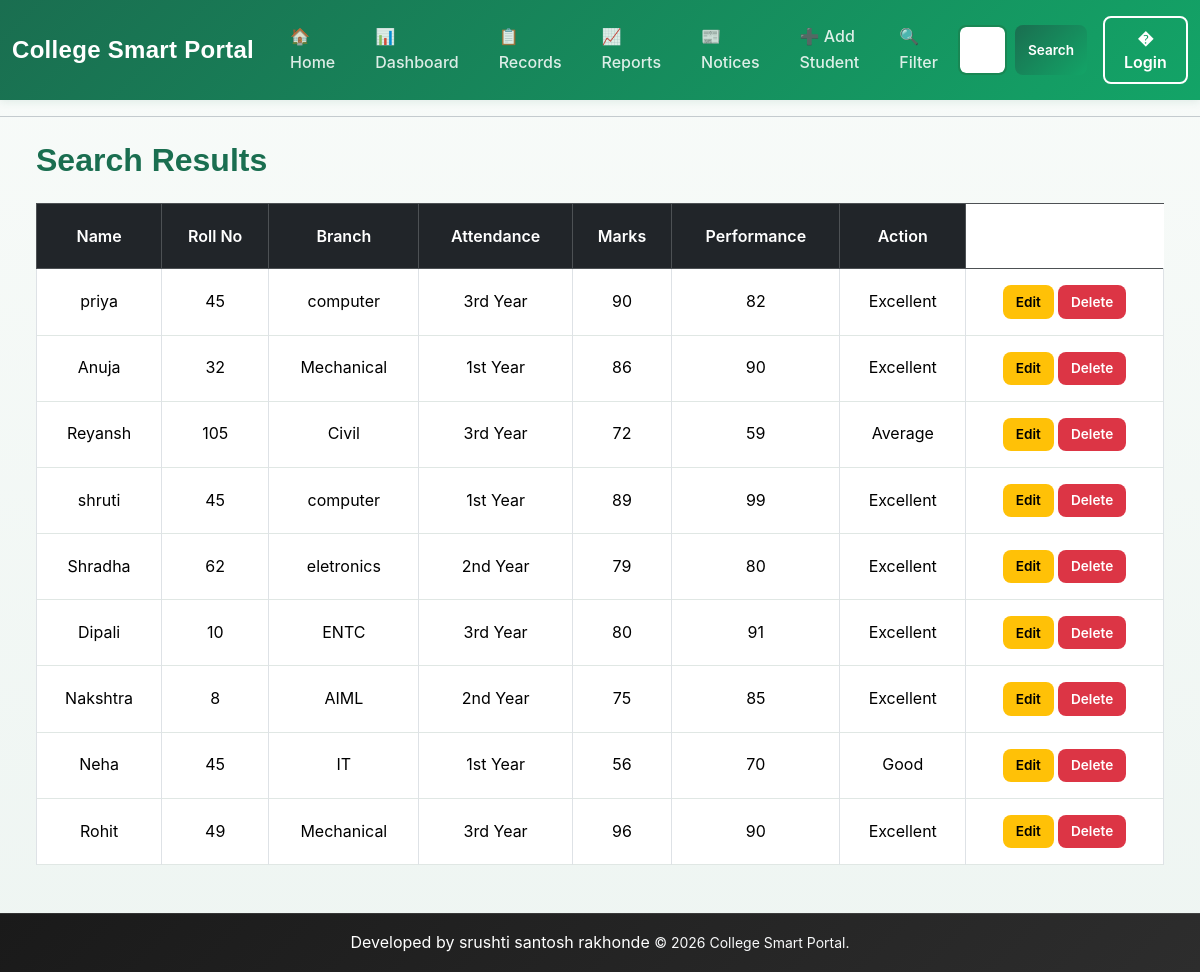
Before: /search with the older database file.
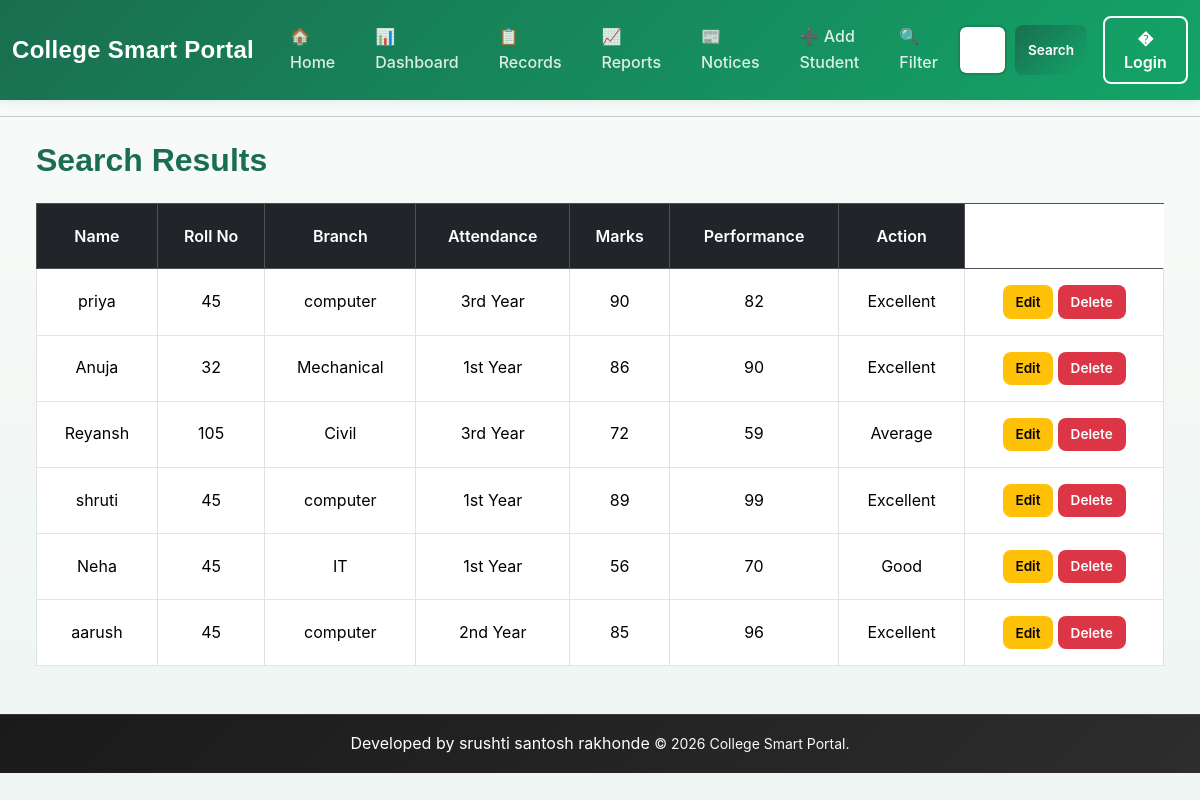
After: the same page with the newer database file.
### tables this page shows
CREATE TABLE students (
                    id INTEGER PRIMARY KEY AUTOINCREMENT,
                    name TEXT NOT NULL,
                    roll_no INTEGER NOT NULL,
                    marks INTEGER NOT NULL,
                    branch TEXT NOT NULL,
                    attendance INTEGER DEFAULT 0
                 , photo TEXT DEFAULT 'default.png', year TEXT DEFAULT '1st Year');

### project_flask.py (the view)
@app.route("/search")
def search():
    q = request.args.get("q", "")
    conn = get_db()
    students = conn.execute("""
        SELECT id, name, roll_no, branch, attendance, marks, year
        FROM students
        WHERE name LIKE ?
        OR CAST(roll_no AS TEXT) LIKE ?
        OR branch LIKE ?
        OR year LIKE ?
    """, (f"%{q}%", f"%{q}%", f"%{q}%", f"%{q}%")).fetchall()
    return render_template("search.html", students=students)

### database.py (called while the page is built)
def get_db():
    conn = sqlite3.connect(DB_PATH)
    conn.row_factory = sqlite3.Row
    return conn

### templates/search.html
{% extends "base.html" %}
{% block content %}
<div class="container mt-4">
    <h2 class="mb-4">Search Results</h2>
    {% if students %}
    <table class="table table-bordered table-hover text-center">
        <thead class="table-dark">
            <tr>
                <th>Name</th>
                <th>Roll No</th>
                <th>Branch</th>
                <th>Attendance</th>
                <th>Marks</th>
                <th>Performance</th>
                <th>Action</th>
            </tr>
        </thead>
        <tbody>
            {% for student in students %}
            <tr>
                <td>{{ student[1] }}</td>
                <td>{{ student[2] }}</td>
                <td>{{ student[3] }}</td>
                <td>{{ student[6] }}</td>
                <td>{{ student[4] }}</td>
                <td>{{ student[5] }}</td>
                <td>
                    {% if student[5]|int >= 75 %}
                        Excellent
                    {% elif student[5]|int >= 60 %}
                        Good
                    {% else %}
                        Average
                    {% endif %}
                </td>
                <td>
                    <a href="{{ url_for('edit_student', id=student[0]) }}"
                       class="btn btn-warning btn-sm">
                        Edit
                    </a>
                    <a href="{{ url_for('delete_student', id=student[0]) }}"
                       class="btn btn-danger btn-sm">
                        Delete
                    </a>
                </td>
            </tr>
            {% endfor %}
        </tbody>
    </table>
    {% else %}
    <div class="alert alert-warning">
        No records found.
    </div>
    {% endif %}
</div>
{% endblock %}

Changed rows visible on the page:
removed students: name "Shradha", roll_no "62", branch "eletronics", year "2nd Year", attendance "79", marks "80", shows "Excellent"
removed students: name "Dipali", roll_no "10", branch "ENTC", year "3rd Year", attendance "80", marks "91", shows "Excellent"
removed students: name "Nakshtra", roll_no "8", branch "AIML", year "2nd Year", attendance "75", marks "85", shows "Excellent"
removed students: name "Rohit", roll_no "49", branch "Mechanical", year "3rd Year", attendance "96", marks "90", shows "Excellent"
added students: name "aarush", roll_no "45", branch "computer", year "2nd Year", attendance "85", marks "96", shows "Excellent"
